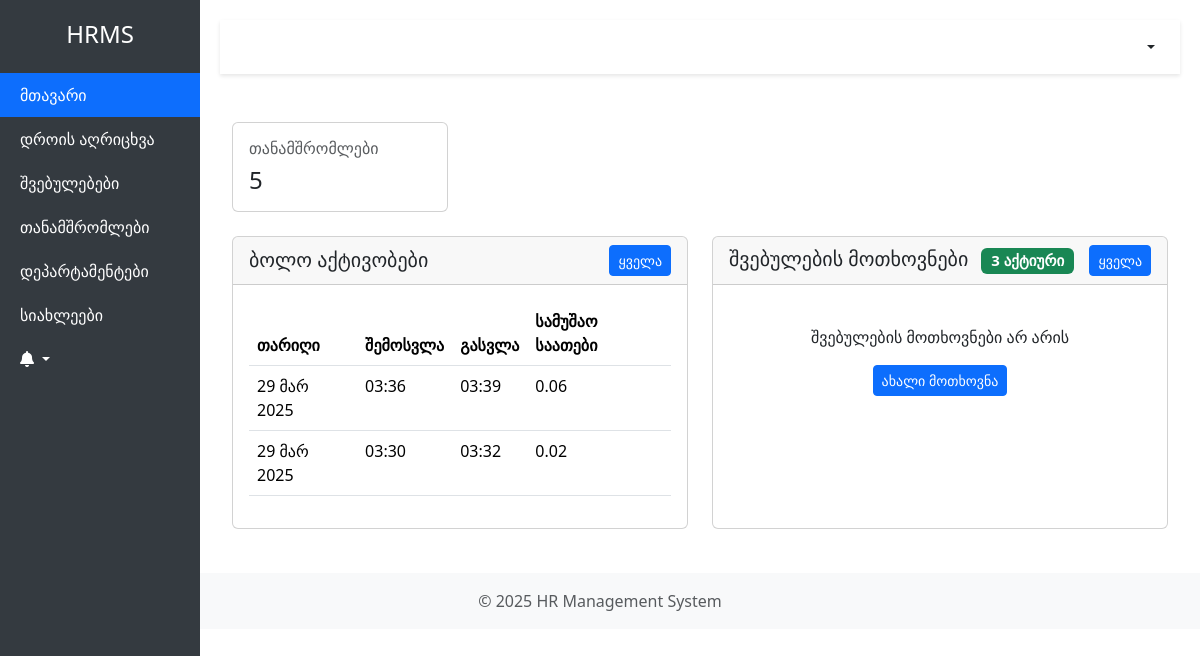
Screenshot of / (signed in) with the database file from the repository.
### hr_app/models.py (models this page shows, shortened)
class TimeEntry(models.Model):
    employee = models.ForeignKey('Employee', on_delete=models.CASCADE, related_name='time_entries')
    check_in = models.DateTimeField(_('შემოსვლის დრო'), default=timezone.now)
    check_out = models.DateTimeField(_('გასვლის დრო'), null=True, blank=True)
    ip_address = models.GenericIPAddressField(_('IP მისამართი'))
    @property
    def duration_hours(self):
        if self.check_out and self.check_in:
            duration = self.check_out - self.check_in
            return round(duration.total_seconds() / 3600, 2)
        return 0.0
    class Meta:
        ordering = ['-check_in']
        verbose_name = _('დროის ჩანაწერი')
        verbose_name_plural = _('დროის ჩანაწერები')

### hr_app/views.py (the view)
# urls.py: path('', login_required(views.DashboardView.as_view()), name='dashboard'),
class DashboardView(LoginRequiredMixin, TemplateView):
    template_name = 'hr_app/dashboard.html'
    def get_context_data(self, **kwargs):
        context = super().get_context_data(**kwargs)
        try:
            employee = self.request.user.employee_profile
            context['employee'] = employee
            recent_time_logs = TimeEntry.objects.filter(
                employee=employee
            ).order_by('-check_in')[:5]
            context['recent_time_logs'] = recent_time_logs
            if hasattr(self.request.user, 'role') and self.request.user.role.role in ['admin', 'hr_manager']:
                leave_requests = LeaveRequest.objects.filter(
                    status='pending'
                ).select_related('employee').order_by('-submitted_at')[:5]
                today = timezone.now().date()
                active_leaves = LeaveRequest.objects.filter(
                    status='approved',
                    start_date__lte=today,
                    end_date__gte=today
                ).count()
                context['active_leaves'] = active_leaves
            else:
                leave_requests = LeaveRequest.objects.filter(
                    employee=employee,
                    status='pending'
                ).order_by('-submitted_at')[:5]
            context['leave_requests'] = leave_requests
            context['news'] = News.objects.all().order_by('-posted_at')[:3]
            context['notifications'] = Notification.objects.filter(
                user=self.request.user,
                read=False
            )[:5]
            if hasattr(self.request.user, 'role') and self.request.user.role.role in ['admin', 'hr_manager']:
                context['total_employees'] = Employee.objects.count()
        except (Employee.DoesNotExist, AttributeError):
            context['employee'] = None
            messages.warning(
                self.request,
                _("თქვენ არ გაქვთ თანამშრომლის პროფილი. დაუკავშირდით ადმინისტრატორს.")
            )
        return context

### hr_app/templates/hr_app/dashboard.html (shortened to what this page needs)
{% extends 'hr_app/base.html' %}
{% load django_bootstrap5 %}
{% load i18n %}
{% block content %}
<div class="container-fluid py-4">
    {% if employee %}
        <div class="row g-4 mb-4">
            <div class="col-xl-3 col-sm-6">
                <div class="card">
                    <div class="card-body">
                        <div class="d-flex align-items-center justify-content-between">
                            <div>
                                <h6 class="text-muted mb-2">{% trans "თანამშრომლები" %}</h6>
                                <h4 class="mb-0">{{ total_employees }}</h4>
                            </div>
                        </div>
                    </div>
                </div>
            </div>
        </div>
        {% if request.user.role.role in 'admin,hr_manager' %}
        <div class="row g-4 mb-4">
            <div class="col-xl-6">
                <div class="card h-100">
                    <div class="card-header d-flex justify-content-between align-items-center">
                        <h5 class="mb-0">{% trans "ბოლო აქტივობები" %}</h5>
                        <a href="{% url 'time-tracking' %}" class="btn btn-sm btn-primary">{% trans "ყველა" %}</a>
                    </div>
                    <div class="card-body">
                        <div class="table-responsive">
                            <table class="table table-hover">
                                <thead>
                                    <tr>
                                        <th>{% trans "თარიღი" %}</th>
                                        <th>{% trans "შემოსვლა" %}</th>
                                        <th>{% trans "გასვლა" %}</th>
                                        <th>{% trans "სამუშაო საათები" %}</th>
                                    </tr>
                                </thead>
                                <tbody>
                                    {% for log in recent_time_logs %}
                                    <tr>
                                        <td>{{ log.check_in|date:"d M Y" }}</td>
                                        <td>{{ log.check_in|time:"H:i" }}</td>
                                        <td>{{ log.check_out|time:"H:i"|default:"-" }}</td>
                                        <td>{{ log.duration_hours|floatformat:2 }}</td>
                                    </tr>
                                    {% endfor %}
                                </tbody>
                            </table>
                        </div>
                    </div>
                </div>
            </div>
            <div class="col-xl-6">
                <div class="card h-100">
                    <div class="card-header d-flex justify-content-between align-items-center">
                        <h5 class="mb-0">
                            {% trans "შვებულების მოთხოვნები" %}
                            {% if active_leaves %}
                            <span class="badge bg-success ms-2">{{ active_leaves }} {% trans "აქტიური" %}</span>
                            {% endif %}
                        </h5>
                        <a href="{% url 'leave-request-list' %}" class="btn btn-sm btn-primary">{% trans "ყველა" %}</a>
                    </div>
                    <div class="card-body">
                        {% if leave_requests %}
                        <div class="table-responsive">
                            <table class="table table-hover">
                                <thead>
                                    <tr>
                                        <th>{% trans "თარიღი" %}</th>
                                        <th>{% trans "ტიპი" %}</th>
                                        <th>{% trans "თანამშრომელი" %}</th>
                                    </tr>
                                </thead>
                                <tbody>
                                    {% for request in leave_requests %}
                                    <tr>
                                        <td>{{ request.submitted_at|date:"d M Y" }}</td>
                                        <td>{{ request.get_leave_type_display }}</td>
                                        <td>{{ request.employee.get_full_name }}</td>
                                    </tr>
                                    {% endfor %}
                                </tbody>
                            </table>
                        </div>
                        {% else %}
                        <div class="text-center py-4">
                            <p>{% trans "შვებულების მოთხოვნები არ არის" %}</p>
                            <a href="{% url 'leave-request-create' %}" class="btn btn-primary btn-sm">{% trans "ახალი მოთხოვნა" %}</a>
                        </div>
                        {% endif %}
                    </div>
                </div>
            </div>
        </div>
        {% endif %}
    {% else %}
        <div class="alert alert-warning">
            {% trans "თქვენ არ გაქვთ თანამშრომლის პროფილი. დაუკავშირდით ადმინისტრატორს." %}
        </div>
    {% endif %}
</div>
{% endblock %}

### rows the page displays
TimeEntry: check_in "29 მარ 2025", check_in "03:36", check_out "03:39", duration_hours "0.06"
TimeEntry: check_in "29 მარ 2025", check_in "03:30", check_out "03:32", duration_hours "0.02"

### other values shown
{{ total_employees }} "5"
{{ active_leaves }} "3"
